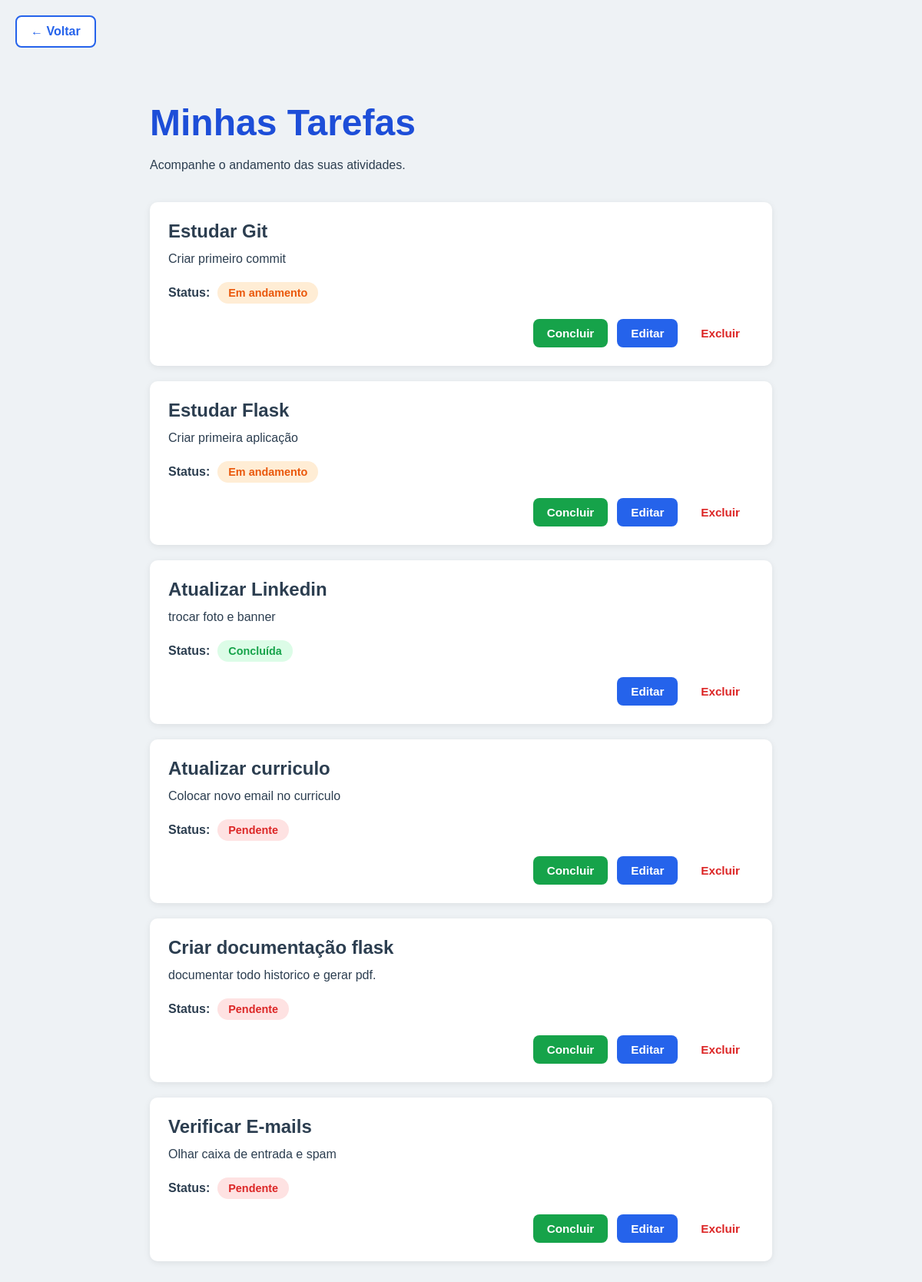
Page /tarefas on the earlier database version.
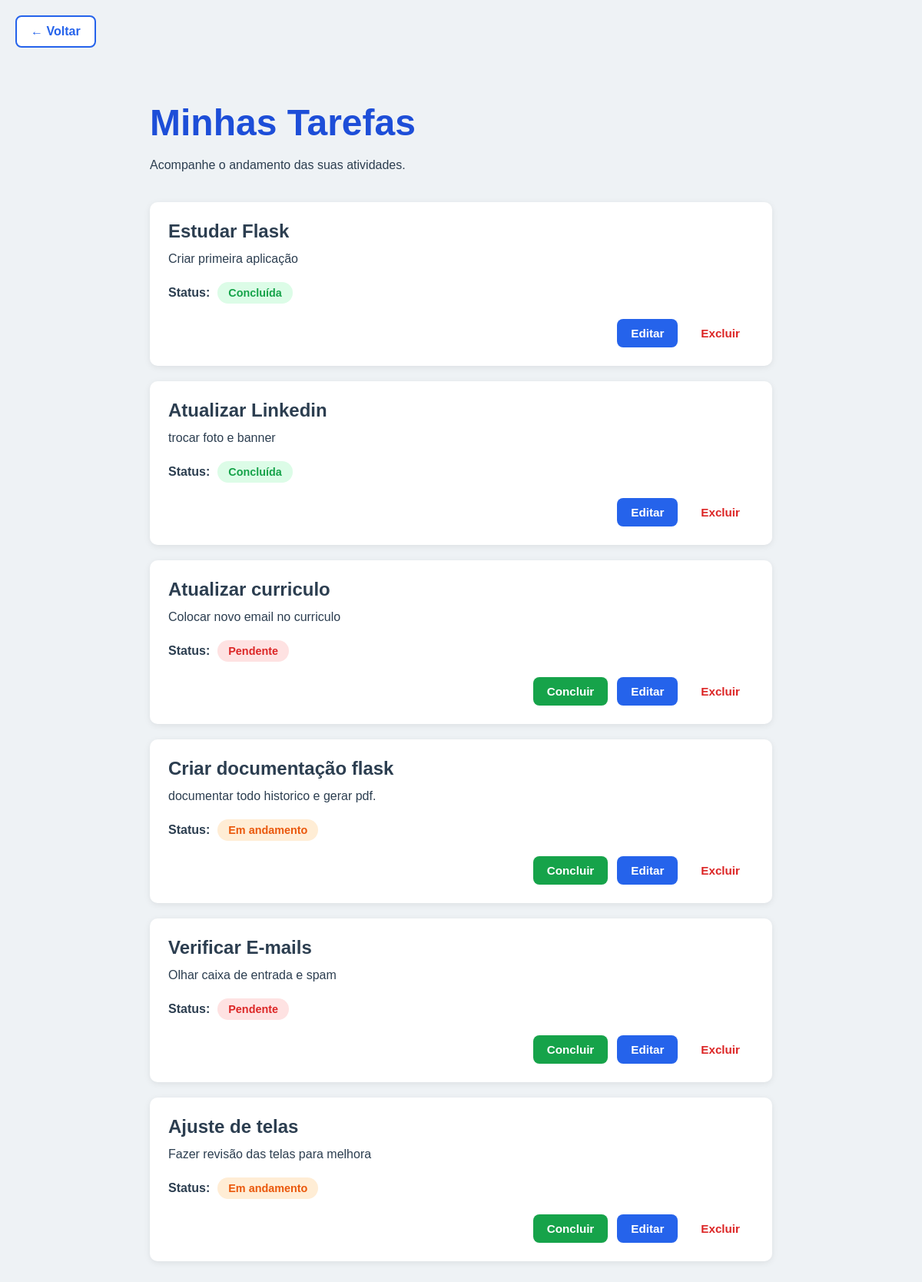
Same page on the later database version.
### tables this page shows
CREATE TABLE tarefas (

            id INTEGER PRIMARY KEY AUTOINCREMENT,

            titulo TEXT NOT NULL,

            descricao TEXT NOT NULL,

            status TEXT NOT NULL

        );

### src/app.py (the view)
@app.route("/tarefas")
def exibir_tarefas():
    tarefas = listar_tarefas()
    return render_template(
        "tarefas.html",
        tarefas=tarefas
    )

### src/database.py (called while the page is built)
def listar_tarefas():
    conexao = sqlite3.connect("taskflow.db")
    conexao.row_factory = sqlite3.Row
    cursor = conexao.cursor()
    cursor.execute("SELECT * FROM tarefas")
    tarefas = cursor.fetchall()
    conexao.close()
    return tarefas

### src/templates/tarefas.html (shortened to what this page needs)
<!DOCTYPE html>
<html lang="pt-BR">
<head>
    <link rel="stylesheet" href="../static/css/style.css">
</head>
<body>
    <a href="/" class="back-link">← Voltar</a>
    <main>
        <section class="tasks-container">
            <h1>Minhas Tarefas</h1>
            <p>
                Acompanhe o andamento das suas atividades.
            </p>
            {% if tarefas %}
                {% for tarefa in tarefas %}
                    <div class="task-card">
                        <h2>{{ tarefa.titulo }}</h2>
                        <p>{{ tarefa.descricao }}</p>
                        <div class="task-status">
                            <span class="status-label">Status:</span>
                            <span class="status {{ tarefa.status }}">
                                {% if tarefa.status == "pendente" %}
                                    Pendente
                                {% elif tarefa.status == "em_andamento" %}
                                    Em andamento
                                {% elif tarefa.status == "concluida" %}
                                    Concluída
                                {% endif %}
                            </span>
                        </div>
                        <div class="task-actions">
                            {% if tarefa.status != "concluida" %}
                                <a href="{{ url_for('concluir', id=tarefa.id) }}"
                                   class="complete-button">
                                    Concluir
                                </a>
                            {% endif %}
                            <a href="{{ url_for('atualizar_tarefa', id=tarefa.id) }}"
                               class="edit-button">
                                Editar
                            </a>
                            <a href="{{ url_for('remover_tarefa', id=tarefa.id) }}"
                               class="delete-button">
                                Excluir
                            </a>
                        </div>
                    </div>
                {% endfor %}
            {% else %}
                <p class="empty-message">
                    Nenhuma tarefa cadastrada.
                </p>
            {% endif %}
        </section>
    </main>
</body>
</html>

### src/static/css/style.css (style rules this page uses)
* { margin: 0; padding: 0; box-sizing: border-box; }
body { font-family: Arial, Helvetica, sans-serif; background-color: #eef2f5; color: #2c3e50; }
main { display: flex; justify-content: center; padding: 50px 20px; }
.tasks-container { width: 100%; max-width: 850px; padding: 20px; }
.hero h1, .form-container h1, .tasks-container h1 { font-size: 3rem; color: #1d4ed8; margin-bottom: 15px; }
.tasks-container > p { font-size: 1rem; line-height: 1.6; margin-bottom: 35px; }
.back-link { display: inline-block; margin: 20px 0 0 20px; padding: 10px 18px; text-decoration: none; font-weight: bold; color: #2563eb; background-color: white; border: 2px solid #2563eb; border-radius: 8px; transition: all .3s ease; }
.edit-button, .delete-button, .complete-button { display: inline-block; padding: 10px 18px; text-decoration: none; text-align: center; font-weight: bold; border-radius: 8px; transition: all .3s ease; }
.edit-button { background-color: #2563eb; color: white; }
.delete-button { background-color: white; color: #dc2626; border: 2px solid #dc2626; }
.complete-button { background-color: #16a34a; color: white; }
.task-card { background-color: white; border-radius: 10px; padding: 24px; margin-bottom: 20px; box-shadow: 0 2px 8px rgba(0, 0, 0, 0.08); transition: all .3s ease; }
.task-card h2 { font-size: 1.5rem; margin-bottom: 10px; }
.task-card p { margin-bottom: 12px; line-height: 1.5; }
.task-status { display: flex; align-items: center; gap: 10px; margin: 18px 0; }
.status-label { font-weight: bold; }
.status { display: inline-block; padding: 6px 14px; border-radius: 999px; font-size: 0.9rem; font-weight: bold; }
.status.pendente { background-color: #fee2e2; color: #dc2626; }
.status.em_andamento { background-color: #ffedd5; color: #ea580c; }
.status.concluida { background-color: #dcfce7; color: #16a34a; }
.task-actions { display: flex; justify-content: flex-end; gap: 12px; margin-top: 20px; }
.task-actions a, .task-actions button { padding: 10px 18px; border: none; border-radius: 8px; cursor: pointer; font-size: 0.95rem; font-weight: bold; transition: all .3s ease; }

Differences in the rows shown:
removed tarefas: titulo "Estudar Git", descricao "Criar primeiro commit", status "Em andamento"
changed tarefas "Estudar Flask": status "Em andamento Concluir" → "Concluída"
changed tarefas "Criar documentação flask": status "Pendente" → "Em andamento"
added tarefas: titulo "Ajuste de telas", descricao "Fazer revisão das telas para melhora", status "Em andamento"
